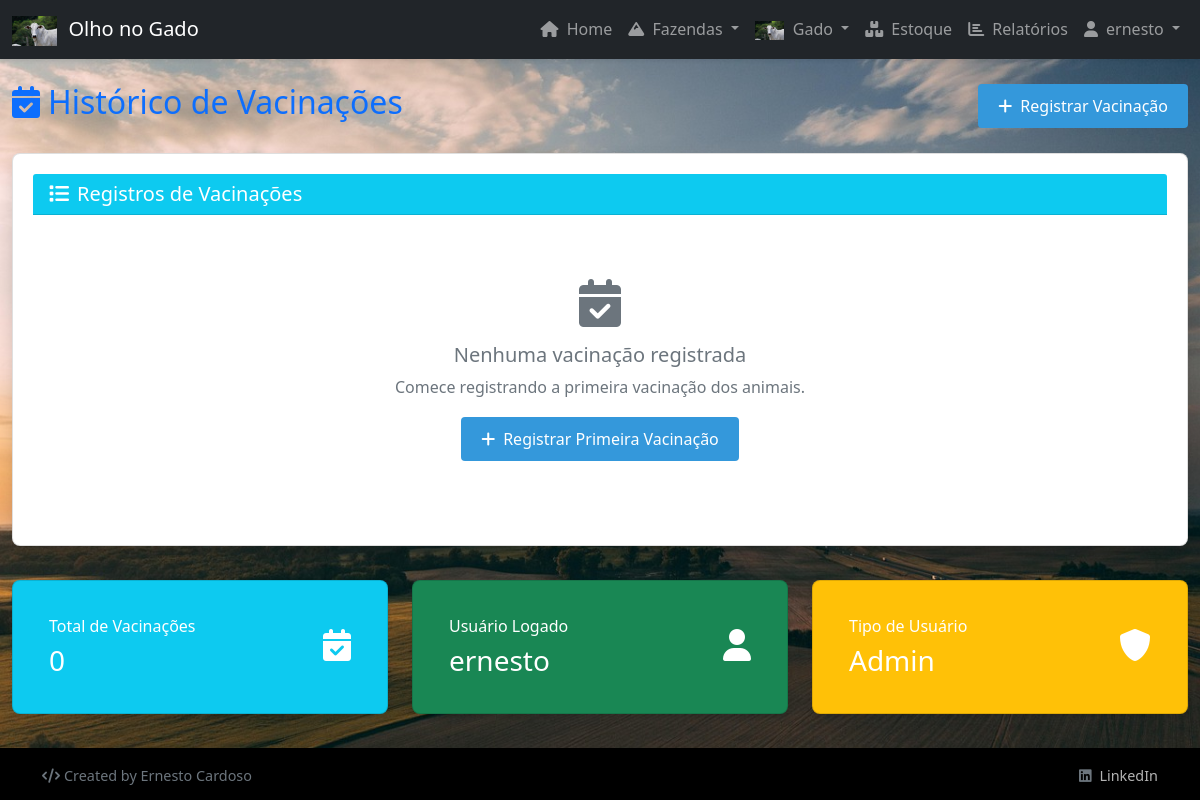
Before: /gado/vacinacoes/ (signed in) with the older database file.
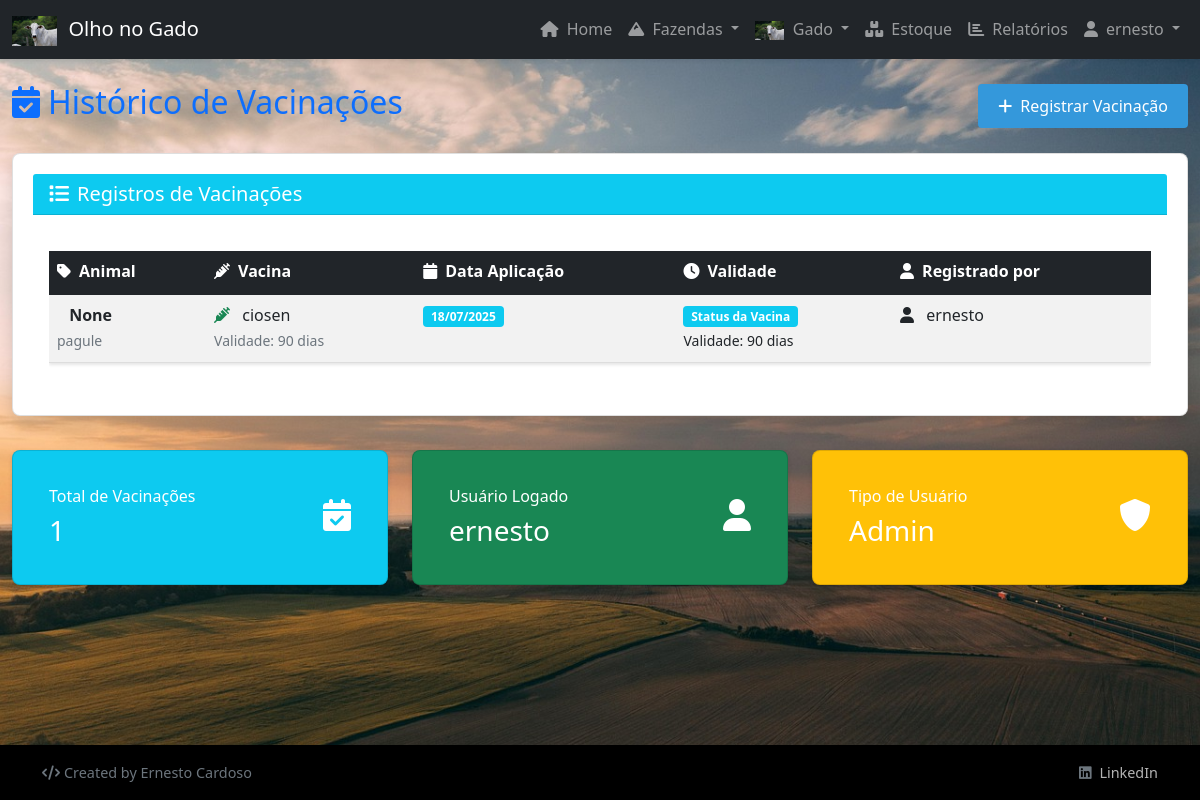
After: the same page with the newer database file.
### gado/models.py (models this page shows, shortened)
class Vacinacao(models.Model):
    animal = models.ForeignKey(Animal, on_delete=models.CASCADE, verbose_name="Animal")
    vacina = models.ForeignKey(Vacina, on_delete=models.CASCADE, verbose_name="Vacina")
    data_de_aplicacao = models.DateField("Data de Aplicação")
    user = models.ForeignKey(User, on_delete=models.CASCADE, null=True, blank=True)
    class Meta:
        verbose_name = "Vacinação"
        verbose_name_plural = "Vacinações"

class Animal(models.Model):
    TIPO_CHOICES = [
        ('CORTE', 'Gado de Corte'),
        ('LEITE', 'Gado Leiteiro'),
    ]
    fazenda = models.ForeignKey(Fazenda, on_delete=models.CASCADE)
    lote = models.ForeignKey(Lote, on_delete=models.CASCADE, related_name='animais', verbose_name="Lote", null=True, blank=True)
    identificador = models.IntegerField("Identificador", unique=True, null=True, blank=True)
    tipo = models.CharField("Tipo de Gado", max_length=10, choices=TIPO_CHOICES, default='CORTE')
    data_entrada = models.DateField("Data de Entrada")
    data_de_saida = models.DateField("Data de Saída", blank=True, null=True)
    peso = models.DecimalField("Peso (kg)", max_digits=6, decimal_places=2)
    observacoes_baixa = models.TextField("Observações de Baixa", blank=True, null=True, help_text="Motivo da baixa ou observações sobre a saída do animal")
    is_active = models.BooleanField(default=True)
    user = models.ForeignKey(User, on_delete=models.CASCADE, null=True, blank=True)
    objects = ActiveManager()  # Manager padrão - apenas registros ativos
    all_objects = AllManager()  # Manager para todos os registros
    class Meta:
        verbose_name = "Animal"
        verbose_name_plural = "Animais"

class Vacina(models.Model):
    nome = models.CharField("Nome da Vacina", max_length=100)
    validade_dias = models.IntegerField("Validade (dias)", default=30)
    user = models.ForeignKey(User, on_delete=models.CASCADE, null=True, blank=True)

### fazendascdst/models.py (models this page shows, shortened)
class Fazenda(models.Model):
    user = models.ForeignKey(User, on_delete=models.CASCADE, null=True, blank=True)
    nome = models.CharField(max_length=100)
    localização = models.TextField()
    data_de_cadastro = models.DateField(auto_now_add=True)
    is_active = models.BooleanField(default=True)
    objects = ActiveManager()  # Manager padrão - apenas registros ativos
    all_objects = AllManager()  # Manager para todos os registros

### gado/views.py (the view)
# urls.py: path('vacinacoes/', views.lista_vacinacoes, name='lista_vacinacoes'),
@login_required
def lista_vacinacoes(request):
    vacinacoes = Vacinacao.objects.filter(user=request.user).select_related('animal', 'vacina')
    return render(request, 'gado/vacinacoes/lista.html', {'vacinacoes': vacinacoes})

### templates/gado/vacinacoes/lista.html (shortened to what the changed rows need)
{% extends 'base.html' %}
{% load static %}
{% block content %}
<div class="row">
    <div class="col-12">
        <div class="d-flex justify-content-between align-items-center mb-4">
            <h2 class="text-primary">
                <i class="fas fa-calendar-check me-2"></i>Histórico de Vacinações
            </h2>
        </div>
        <div class="card shadow">
            <div class="card-body">
                {% if vacinacoes %}
                    <div class="table-responsive">
                        <table class="table table-striped table-hover">
                            <thead class="table-dark">
                                <tr>
                                    <th><i class="fas fa-tag me-2"></i>Animal</th>
                                    <th><i class="fas fa-syringe me-2"></i>Vacina</th>
                                    <th><i class="fas fa-calendar me-2"></i>Data Aplicação</th>
                                    <th><i class="fas fa-clock me-2"></i>Validade</th>
                                    <th><i class="fas fa-user me-2"></i>Registrado por</th>
                                </tr>
                            </thead>
                            <tbody>
                                {% for vacinacao in vacinacoes %}
                                <tr>
                                    <td>
                                        <strong>{{ vacinacao.animal.identificador }}</strong>
                                        <br><small class="text-muted">{{ vacinacao.animal.fazenda.nome }}</small>
                                    </td>
                                    <td>
                                        <i class="fas fa-syringe me-2 text-success"></i>
                                        {{ vacinacao.vacina.nome }}
                                        <br><small class="text-muted">Validade: {{ vacinacao.vacina.validade_dias }} dias</small>
                                    </td>
                                    <td>
                                        <span class="badge bg-info">{{ vacinacao.data_de_aplicacao|date:"d/m/Y" }}</span>
                                    </td>
                                    <td>
                                        <span class="badge bg-info">Status da Vacina</span>
                                        <br><small>Validade: {{ vacinacao.vacina.validade_dias }} dias</small>
                                    </td>
                                    <td>
                                        <i class="fas fa-user me-2"></i>
                                        {{ user.username }}
                                    </td>
                                </tr>
                                {% endfor %}
                            </tbody>
                        </table>
                    </div>
                {% else %}
                    <div class="text-center py-5">
                        <i class="fas fa-calendar-check fa-3x text-muted mb-3"></i>
                        <h5 class="text-muted">Nenhuma vacinação registrada</h5>
                        <p class="text-muted">Comece registrando a primeira vacinação dos animais.</p>
                        <a href="{% url 'adicionar_vacinacao' %}" class="btn btn-success">
                            <i class="fas fa-plus me-2"></i>Registrar Primeira Vacinação
                        </a>
                    </div>
                {% endif %}
            </div>
        </div>
        <div class="row mt-4">
            <div class="col-md-4">
                <div class="card bg-info text-white">
                    <div class="card-body">
                        <div class="d-flex justify-content-between">
                            <div>
                                <h6 class="card-title">Total de Vacinações</h6>
                                <h3 class="mb-0">{{ vacinacoes|length }}</h3>
                            </div>
                        </div>
                    </div>
                </div>
            </div>
            <div class="col-md-4">
                <div class="card bg-success text-white">
                    <div class="card-body">
                        <div class="d-flex justify-content-between">
                            <div>
                                <h6 class="card-title">Usuário Logado</h6>
                                <h3 class="mb-0">{{ user.username }}</h3>
                            </div>
                        </div>
                    </div>
                </div>
            </div>
        </div>
    </div>
</div>
{% endblock %}

### templates/base.html (shortened to what the changed rows need)
{% load static %}
<!DOCTYPE html>
<html lang="pt-BR">
<head>
    <link href="https://cdn.jsdelivr.net/npm/bootstrap@5.1.3/dist/css/bootstrap.min.css" rel="stylesheet">
    <link href="https://cdnjs.cloudflare.com/ajax/libs/font-awesome/6.0.0/css/all.min.css" rel="stylesheet">
    <link rel="stylesheet" href="{% static 'css/style.css' %}">
</head>
<body>
    <nav class="navbar navbar-expand-lg navbar-dark bg-dark shadow-sm">
        <div class="container-fluid">
            <div class="collapse navbar-collapse" id="navbarNav">
                <ul class="navbar-nav ms-auto">
                    {% if user.is_authenticated %}
                    <li class="nav-item dropdown">
                        <a class="nav-link dropdown-toggle" href="#" id="userDropdown" role="button"
                           data-bs-toggle="dropdown">
                            <i class="fas fa-user me-1"></i> {{ user.username }}
                        </a>
                    </li>
                    {% else %}
                    <li class="nav-item">
                        <a class="nav-link" href="{% url 'login' %}">
                            <i class="fas fa-sign-in-alt me-1"></i> Login
                        </a>
                    </li>
                    {% endif %}
                </ul>
            </div>
        </div>
    </nav>
    <main class="container-fluid my-3 my-md-4">
        {% block content %}{% endblock %}
    </main>
    {% now 'Y' as year %}
</body>
</html>

Changed rows visible on the page:
added Vacinacao: animal.identificador "None", animal.fazenda.nome "pagule", vacina.nome "ciosen", vacina.validade_dias "90", data_de_aplicacao "18/07/2025", {{ user.username }} "ernesto"
Other visible differences:
{{ vacinacoes|length }}: "0" → "1"
text no longer shown: "Nenhuma vacinação registrada Comece registrando a primeira vacinação dos animais. Registrar Primeira Vacinação"
text now shown: "Animal Vacina Data Aplicação Validade Registrado por"
